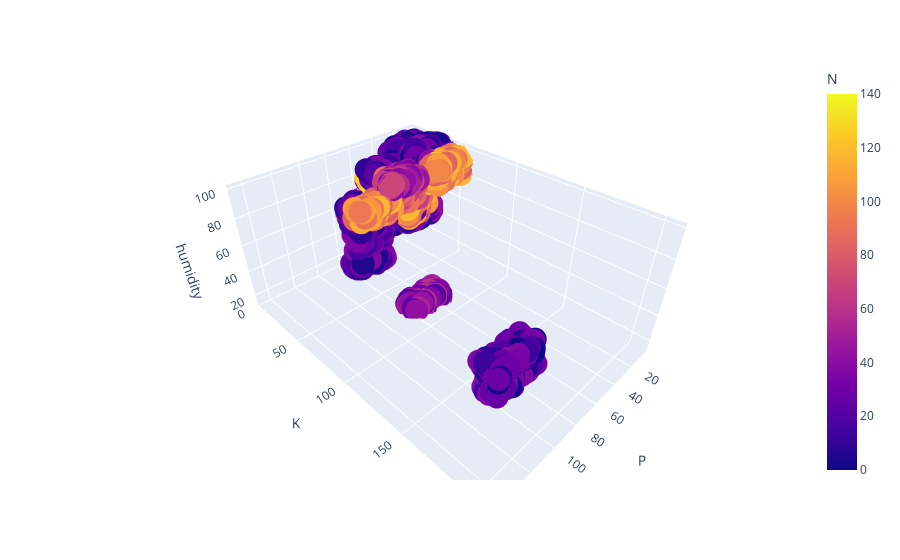

Source (notebook cell):
### Markdown cell above
Majority of the data points are concentrated at the P(58) and K(24) points from the hexagonal dense data points on the plot.This can be implied that the concentration levels of P and K at this levels have a strong correlated effect on some of the target variables.

### Code cell
import pandas as pd
import plotly.express as px

fig = px.scatter_3d(df, x='P', y='K', z='humidity', color="N")
fig.show()

### Figure 1 — Plotly figure (JSON) as saved in the notebook; plotly's stock layout.template omitted (floating-point values rounded to 4 significant figures; data arrays with more than 128 entries replaced by an {"elided": "..."} marker saying what was removed)
{"data": [{"hovertemplate": "P=%{x}<br>K=%{y}<br>humidity=%{z}<br>N=%{marker.color}<extra></extra>", "legendgroup": "", "marker": {"color": {"elided": "2200 int values"}, "coloraxis": "coloraxis", "symbol": "circle"}, "mode": "markers", "name": "", "scene": "scene", "showlegend": false, "type": "scatter3d", "x": {"elided": "2200 int values"}, "y": {"elided": "2200 int values"}, "z": {"elided": "2200 float values"}}], "layout": {"coloraxis": {"colorbar": {"title": {"text": "N"}}, "colorscale": [[0, "#0d0887"], [0.1111, "#46039f"], [0.2222, "#7201a8"], [0.3333, "#9c179e"], [0.4444, "#bd3786"], [0.5556, "#d8576b"], [0.6667, "#ed7953"], [0.7778, "#fb9f3a"], [0.8889, "#fdca26"], [1, "#f0f921"]]}, "legend": {"tracegroupgap": 0}, "margin": {"t": 60}, "scene": {"domain": {"x": [0, 1], "y": [0, 1]}, "xaxis": {"title": {"text": "P"}}, "yaxis": {"title": {"text": "K"}}, "zaxis": {"title": {"text": "humidity"}}}}}
